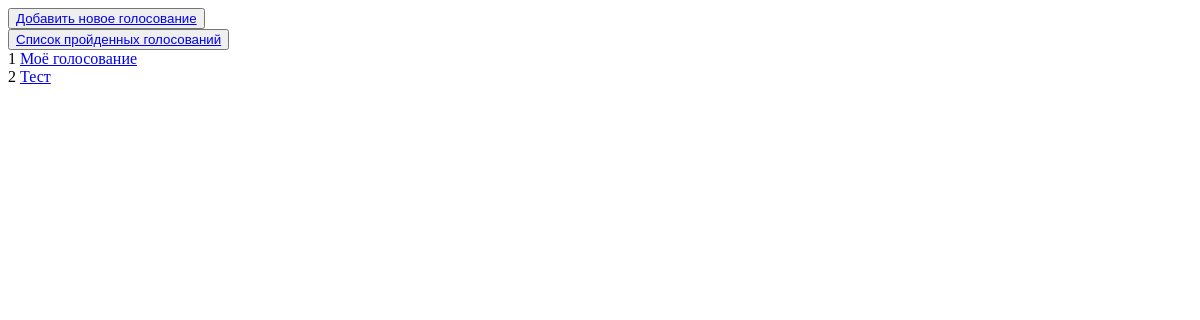
The app's page /vote/profile/ (signed in), older data.
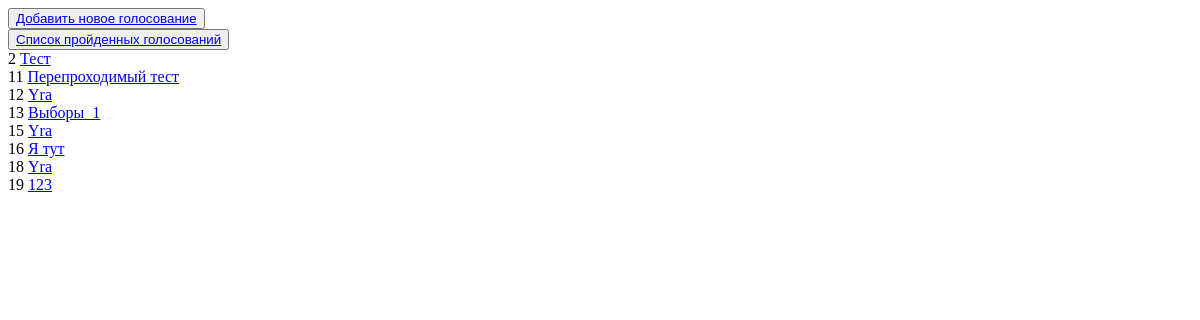
The same page, newer data.
### vote/models.py (models this page shows, shortened)
class VoteModel(models.Model):
    name = models.CharField(null=False,max_length=255)
    who_create = models.ForeignKey(UserModel,models.CASCADE)
    question = models.CharField(null=False,max_length=255)
    published = models.BooleanField(default=False)
    for_everyone = models.BooleanField(default=True)
    rerunable = models.BooleanField(default=False)

### vote/views.py (the view)
# urls.py: path('profile/', UserVotes.as_view(), name = 'vote-profile'),
class UserVotes(LoginRequiredMixin,ListView):
    model = VoteModel
    context_object_name = "votes"
    template_name = "users/profile/user_votes.html"
    login_url = reverse_lazy('users:users-login')
    def get_context_data(self, **kwargs: Any) -> dict[str, Any]:
        context = super().get_context_data(**kwargs)
        context['votes'] = context['votes'].filter(who_create = self.request.user.pk).all()
        return context

### templates/users/profile/user_votes.html (shortened to what this page needs)
{% extends "base.html" %}
{% block body %}
<button><a href = "{% url 'vote:vote-create' %}">Добавить новое голосование</a></button> <br>
<button><a href = "{% url 'vote:vote-completed' %}">Список пройденных голосований</a></button> <br>
{% for vote in votes %}
{{vote.pk}} <a href = "{% url 'vote:vote-detail' vote.pk %}"> {{vote.name}} </a> <br>
{% empty %}
Тут нет голосований или опросов
{% endfor %}
{% endblock body %}

### templates/base.html (shortened to what this page needs)
<!DOCTYPE html>
<html lang="en">
<head>
</head>
<body>
    {% block body %}
    {% endblock body %}
</body>
</html>

Row changes from the older to the newer data that the page shows:
removed VoteModel: pk "1", name "Моё голосование"
added VoteModel: pk "11", name "Перепроходимый тест"
added VoteModel: pk "12", name "Yra"
added VoteModel: pk "13", name "Выборы_1"
added VoteModel: pk "15", name "Yra"
added VoteModel: pk "16", name "Я тут"
added VoteModel: pk "18", name "Yra"
added VoteModel: pk "19", name "123"
